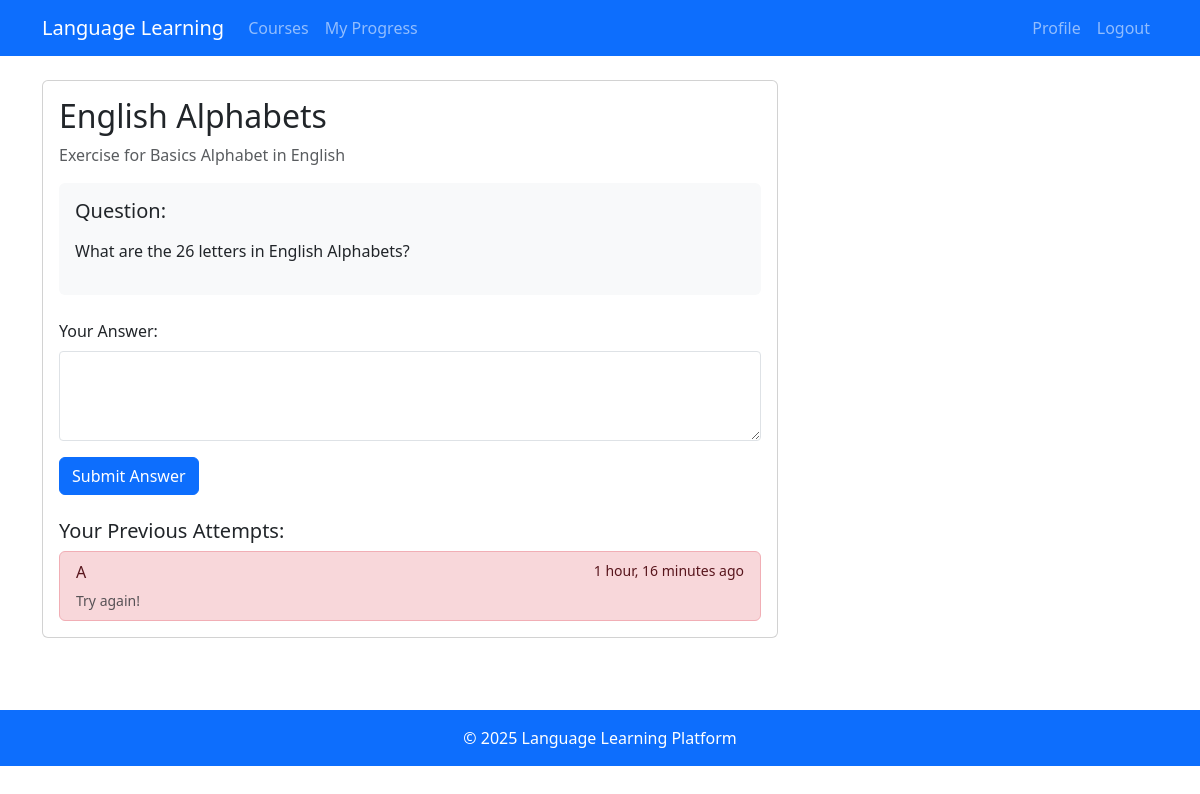
The page /exercises/1/ (signed in) on the database its author committed.
### learning/models.py (models this page shows, shortened)
class Exercise(models.Model):
    lesson = models.ForeignKey(Lesson, on_delete=models.CASCADE)
    title = models.CharField(max_length=200)
    question = models.TextField()
    answer = models.TextField()
    explanation = models.TextField(blank=True)

class Lesson(models.Model):
    course = models.ForeignKey(Course, on_delete=models.CASCADE)
    title = models.CharField(max_length=200)
    content = models.TextField()
    order = models.PositiveIntegerField()
    class Meta:
        ordering = ['order']

class UserExerciseAttempt(models.Model):
    user = models.ForeignKey(User, on_delete=models.CASCADE)
    exercise = models.ForeignKey(Exercise, on_delete=models.CASCADE)
    attempt = models.TextField()
    is_correct = models.BooleanField(default=False)
    feedback = models.TextField(blank=True)
    timestamp = models.DateTimeField(auto_now_add=True)

### learning/views.py (the view, shortened to what this page needs)
# urls.py: path('exercises/<int:exercise_id>/', views.exercise_detail, name='exercise_detail'),
@login_required
def exercise_detail(request, exercise_id):
    exercise = get_object_or_404(Exercise, pk=exercise_id)
    user_attempts = UserExerciseAttempt.objects.filter(
        user=request.user,
        exercise=exercise
    ).order_by('-timestamp') if request.user.is_authenticated else None
    return render(request, 'exercises/exercise_detail.html', {
        'exercise': exercise,
        'user_attempts': user_attempts
    })

### templates/exercises/exercise_detail.html (shortened to what this page needs)
{% extends 'base.html' %}
{% block content %}
<div class="row">
    <div class="col-md-8">
        <div class="card mb-4">
            <div class="card-body">
                <h2>{{ exercise.title }}</h2>
                <p class="text-muted">Exercise for {{ exercise.lesson.title }}</p>
                <div class="exercise-question mb-4 p-3 bg-light rounded">
                    <h5>Question:</h5>
                    <p>{{ exercise.question|linebreaks }}</p>
                </div>
                <form method="post">
                    <div class="mb-3">
                        <label for="answer" class="form-label">Your Answer:</label>
                        <textarea class="form-control" id="answer" name="answer" rows="3" required></textarea>
                    </div>
                    <button type="submit" class="btn btn-primary">Submit Answer</button>
                </form>
                {% if user_attempts %}
                    <div class="mt-4">
                        <h5>Your Previous Attempts:</h5>
                        <div class="list-group">
                            {% for attempt in user_attempts %}
                                <div class="list-group-item {% if attempt.is_correct %}list-group-item-success{% else %}list-group-item-danger{% endif %}">
                                    <div class="d-flex w-100 justify-content-between">
                                        <p class="mb-1">{{ attempt.attempt }}</p>
                                        <small>{{ attempt.timestamp|timesince }} ago</small>
                                    </div>
                                    <small class="text-muted">{{ attempt.feedback }}</small>
                                </div>
                            {% endfor %}
                        </div>
                    </div>
                {% endif %}
            </div>
        </div>
    </div>
    <div class="col-md-4">
    </div>
</div>
{% endblock %}

### templates/base.html (style rules this page uses)
body { padding-top: 56px; }
.form-control, .form-select { border-radius: 0.25rem; padding: 0.5rem 0.75rem; }

### rows shown on the page
Exercise: title "English Alphabets", lesson "Basics Alphabet in English", question "What are the 26 letters in English Alphabets?"
UserExerciseAttempt: attempt "A", timestamp "1 hour, 16 minutes", feedback "Try again!"
